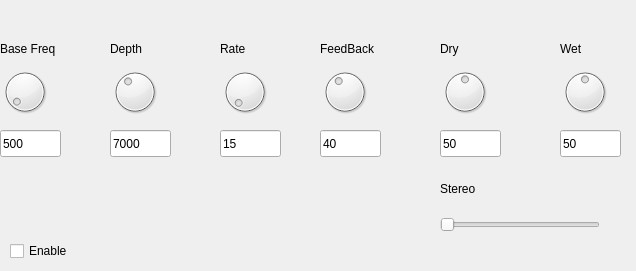
    <widget class="QWidget" name="tab_5">
     <attribute name="title">
      <string>Phaser</string>
     </attribute>
     <widget class="QCheckBox" name="checkBox_5">
      <property name="geometry">
       <rect>
        <x>10</x>
        <y>240</y>
        <width>71</width>
        <height>22</height>
       </rect>
      </property>
      <property name="text">
       <string>Enable</string>
      </property>
     </widget>
     <widget class="QDial" name="PhBaseDial">
      <property name="geometry">
       <rect>
        <x>0</x>
        <y>60</y>
        <width>50</width>
        <height>64</height>
       </rect>
      </property>
      <property name="minimum">
       <number>1</number>
      </property>
      <property name="maximum">
       <number>15000</number>
      </property>
      <property name="value">
       <number>500</number>
      </property>
     </widget>
     <widget class="QDial" name="PhDepthDial">
      <property name="geometry">
       <rect>
        <x>110</x>
        <y>60</y>
        <width>50</width>
        <height>64</height>
       </rect>
      </property>
      <property name="minimum">
       <number>1</number>
      </property>
      <property name="maximum">
       <number>18000</number>
      </property>
      <property name="value">
       <number>7000</number>
      </property>
     </widget>
     <widget class="QDial" name="PhFeedBackDial">
      <property name="geometry">
       <rect>
        <x>320</x>
        <y>60</y>
        <width>50</width>
        <height>64</height>
       </rect>
      </property>
      <property name="maximum">
       <number>100</number>
      </property>
      <property name="value">
       <number>40</number>
      </property>
     </widget>
     <widget class="QDial" name="PhDryDial">
      <property name="geometry">
       <rect>
        <x>440</x>
        <y>60</y>
        <width>50</width>
        <height>64</height>
       </rect>
      </property>
      <property name="maximum">
       <number>100</number>
      </property>
      <property name="value">
       <number>50</number>
      </property>
     </widget>
     <widget class="QDial" name="PhWetDial">
      <property name="geometry">
       <rect>
        <x>560</x>
        <y>60</y>
        <width>50</width>
        <height>64</height>
       </rect>
      </property>
      <property name="maximum">
       <number>100</number>
      </property>
      <property name="value">
       <number>50</number>
      </property>
     </widget>
     <widget class="QLabel" name="label_40">
      <property name="geometry">
       <rect>
        <x>0</x>
        <y>40</y>
        <width>71</width>
        <height>17</height>
       </rect>
      </property>
      <property name="text">
       <string>Base Freq</string>
      </property>
     </widget>
     <widget class="QLabel" name="label_41">
      <property name="geometry">
       <rect>
        <x>110</x>
        <y>40</y>
        <width>67</width>
        <height>17</height>
       </rect>
      </property>
      <property name="text">
       <string>Depth</string>
      </property>
     </widget>
     <widget class="QLabel" name="label_42">
      <property name="geometry">
       <rect>
        <x>440</x>
        <y>40</y>
        <width>67</width>
        <height>17</height>
       </rect>
      </property>
      <property name="text">
       <string>Dry</string>
      </property>
     </widget>
     <widget class="QLabel" name="label_43">
      <property name="geometry">
       <rect>
        <x>560</x>
        <y>40</y>
        <width>67</width>
        <height>17</height>
       </rect>
      </property>
      <property name="text">
       <string>Wet</string>
      </property>
     </widget>
     <widget class="QLabel" name="label_44">
      <property name="geometry">
       <rect>
        <x>320</x>
        <y>40</y>
        <width>67</width>
        <height>17</height>
       </rect>
      </property>
      <property name="text">
       <string>FeedBack</string>
      </property>
     </widget>
     <widget class="QLineEdit" name="PhBaseLE">
      <property name="geometry">
       <rect>
        <x>0</x>
        <y>130</y>
        <width>61</width>
        <height>27</height>
       </rect>
      </property>
      <property name="text">
       <string>500</string>
      </property>
     </widget>
     <widget class="QLineEdit" name="PhDepthLE">
      <property name="geometry">
       <rect>
        <x>110</x>
        <y>130</y>
        <width>61</width>
        <height>27</height>
       </rect>
      </property>
      <property name="text">
       <string>7000</string>
      </property>
     </widget>
     <widget class="QLineEdit" name="PhFeedBackLE">
      <property name="geometry">
       <rect>
        <x>320</x>
        <y>130</y>
        <width>61</width>
        <height>27</height>
       </rect>
      </property>
      <property name="text">
       <string>40</string>
      </property>
     </widget>
     <widget class="QLineEdit" name="PhDryLE">
      <property name="geometry">
       <rect>
        <x>440</x>
        <y>130</y>
        <width>61</width>
        <height>27</height>
       </rect>
      </property>
      <property name="text">
       <string>50</string>
      </property>
     </widget>
     <widget class="QLineEdit" name="PhWetLE">
      <property name="geometry">
       <rect>
        <x>560</x>
        <y>130</y>
        <width>61</width>
        <height>27</height>
       </rect>
      </property>
      <property name="text">
       <string>50</string>
      </property>
     </widget>
     <widget class="QDial" name="PhRateDial">
      <property name="geometry">
       <rect>
        <x>220</x>
        <y>60</y>
        <width>50</width>
        <height>64</height>
       </rect>
      </property>
      <property name="minimum">
       <number>1</number>
      </property>
      <property name="maximum">
       <number>20000</number>
      </property>
      <property name="value">
       <number>15</number>
      </property>
     </widget>
     <widget class="QLineEdit" name="PhRateLE">
      <property name="geometry">
       <rect>
        <x>220</x>
        <y>130</y>
        <width>61</width>
        <height>27</height>
       </rect>
      </property>
      <property name="text">
       <string>15</string>
      </property>
     </widget>
     <widget class="QLabel" name="label_45">
      <property name="geometry">
       <rect>
        <x>220</x>
        <y>40</y>
        <width>67</width>
        <height>17</height>
       </rect>
      </property>
      <property name="text">
       <string>Rate</string>
      </property>
     </widget>
     <widget class="QSlider" name="horizontalSlider_4">
      <property name="geometry">
       <rect>
        <x>440</x>
        <y>210</y>
        <width>160</width>
        <height>29</height>
       </rect>
      </property>
      <property name="orientation">
       <enum>Qt::Horizontal</enum>
      </property>
     </widget>
     <widget class="QLabel" name="label_92">
      <property name="geometry">
       <rect>
        <x>440</x>
        <y>180</y>
        <width>67</width>
        <height>17</height>
       </rect>
      </property>
      <property name="text">
       <string>Stereo</string>
      </property>
     </widget>
    </widget>
